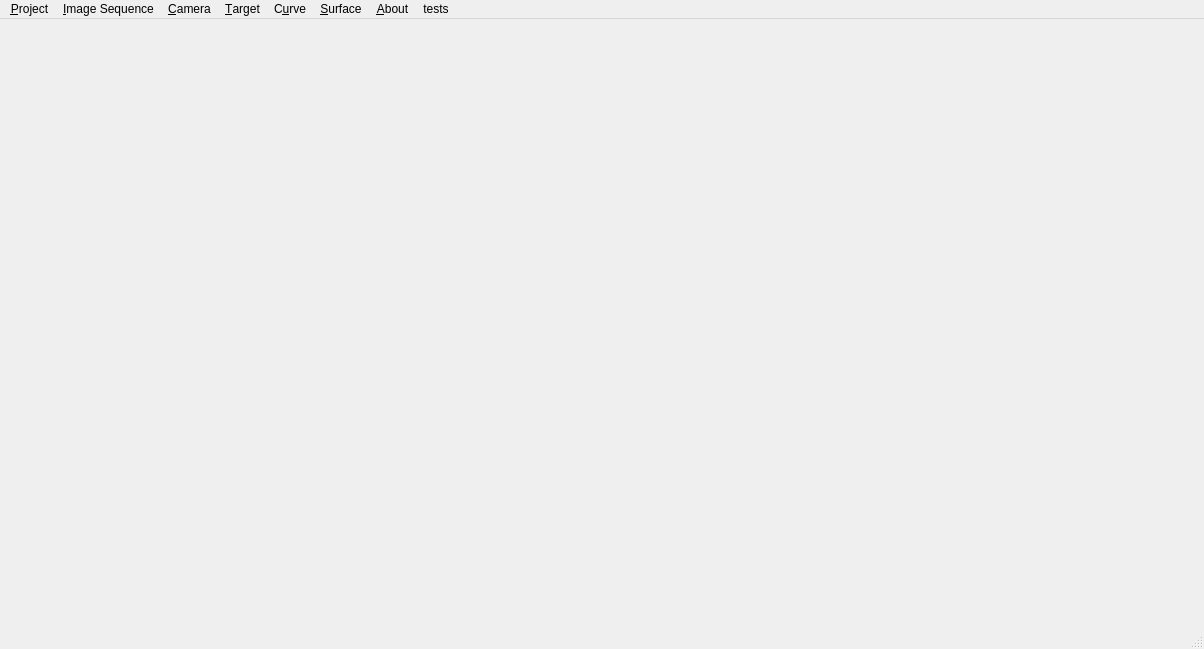
<?xml version="1.0" encoding="UTF-8"?>
<ui version="4.0">
 <class>ConsoleG</class>
 <widget class="QMainWindow" name="ConsoleG">
  <property name="geometry">
   <rect>
    <x>0</x>
    <y>0</y>
    <width>1204</width>
    <height>649</height>
   </rect>
  </property>
  <property name="windowTitle">
   <string>ConsoleG</string>
  </property>
  <widget class="QWidget" name="centralwidget"/>
  <widget class="QMenuBar" name="menubar">
   <property name="geometry">
    <rect>
     <x>0</x>
     <y>0</y>
     <width>1204</width>
     <height>26</height>
    </rect>
   </property>
   <widget class="QMenu" name="menu_Project">
    <property name="title">
     <string>&amp;Project</string>
    </property>
   </widget>
   <widget class="QMenu" name="menu_Image_Sequence">
    <property name="title">
     <string>&amp;Image Sequence</string>
    </property>
   </widget>
   <widget class="QMenu" name="menu_Camear">
    <property name="title">
     <string>&amp;Camera</string>
    </property>
    <widget class="QMenu" name="menu_Add">
     <property name="title">
      <string>&amp;Add</string>
     </property>
     <addaction name="action_Camera_Add_ByUserPoints"/>
    </widget>
    <addaction name="menu_Add"/>
   </widget>
   <widget class="QMenu" name="menu_Target">
    <property name="title">
     <string>&amp;Target</string>
    </property>
   </widget>
   <widget class="QMenu" name="menuC_urve">
    <property name="title">
     <string>C&amp;urve</string>
    </property>
   </widget>
   <widget class="QMenu" name="menu_Surface">
    <property name="title">
     <string>&amp;Surface</string>
    </property>
   </widget>
   <widget class="QMenu" name="menu_About">
    <property name="title">
     <string>&amp;About</string>
    </property>
   </widget>
   <widget class="QMenu" name="menutests">
    <property name="title">
     <string>tests</string>
    </property>
    <addaction name="action_Tests_QcustomplotBasic"/>
   </widget>
   <addaction name="menu_Project"/>
   <addaction name="menu_Image_Sequence"/>
   <addaction name="menu_Camear"/>
   <addaction name="menu_Target"/>
   <addaction name="menuC_urve"/>
   <addaction name="menu_Surface"/>
   <addaction name="menu_About"/>
   <addaction name="menutests"/>
  </widget>
  <widget class="QStatusBar" name="statusbar"/>
  <action name="action_Camera_Add_ByUserPoints">
   <property name="text">
    <string>by &amp;user points</string>
   </property>
   <property name="shortcut">
    <string>Ctrl+U</string>
   </property>
  </action>
  <action name="action_Tests_QcustomplotBasic">
   <property name="text">
    <string>QcustomplotBasic</string>
   </property>
   <property name="shortcut">
    <string>Ctrl+Shift+T</string>
   </property>
  </action>
 </widget>
 <resources/>
 <connections/>
</ui>
